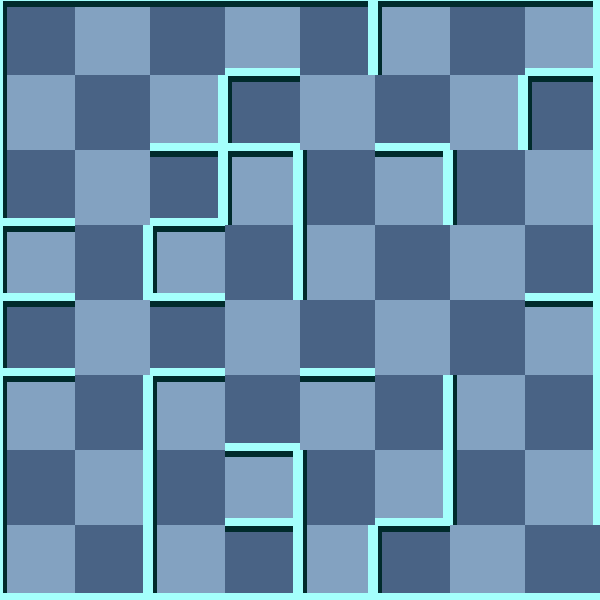

Rendered tile map (Tiled .tmx) drawn with the repository's tilesets; below, a short description and the map source with its tile grids summarised:
An orthogonal 8x8 tile map with 75x75 px tiles, 2 tile layers (background, 块层 1) and 4 objects (Exit, Player, Trap, WhiteMummy).

<map version="1.0" orientation="orthogonal" width="8" height="8" tilewidth="75" tileheight="75">
 <tileset firstgid="1" name="wall" tilewidth="75" tileheight="75">
  <image source="gfx/wall.png" width="300" height="375" />
  <tile id="0">
   <properties>
    <property name="ValOfWall" value="0" />
   </properties>
  </tile>
  <tile id="1">
   <properties>
    <property name="ValOfWall" value="1" />
   </properties>
  </tile>
  <tile id="2">
   <properties>
    <property name="ValOfWall" value="2" />
   </properties>
  </tile>
  <tile id="3">
   <properties>
    <property name="ValOfWall" value="3" />
   </properties>
  </tile>
  <tile id="4">
   <properties>
    <property name="ValOfWall" value="4" />
   </properties>
  </tile>
  <tile id="5">
   <properties>
    <property name="ValOfWall" value="5" />
   </properties>
  </tile>
  <tile id="6">
   <properties>
    <property name="ValOfWall" value="6" />
   </properties>
  </tile>
  <tile id="7">
   <properties>
    <property name="ValOfWall" value="7" />
   </properties>
  </tile>
  <tile id="8">
   <properties>
    <property name="ValOfWall" value="8" />
   </properties>
  </tile>
  <tile id="9">
   <properties>
    <property name="ValOfWall" value="9" />
   </properties>
  </tile>
  <tile id="10">
   <properties>
    <property name="ValOfWall" value="10" />
   </properties>
  </tile>
  <tile id="11">
   <properties>
    <property name="ValOfWall" value="11" />
   </properties>
  </tile>
  <tile id="12">
   <properties>
    <property name="ValOfWall" value="12" />
   </properties>
  </tile>
  <tile id="13">
   <properties>
    <property name="ValOfWall" value="13" />
   </properties>
  </tile>
  <tile id="14">
   <properties>
    <property name="ValOfWall" value="14" />
   </properties>
  </tile>
  <tile id="15">
   <properties>
    <property name="ValOfWall" value="15" />
   </properties>
  </tile>
  <tile id="18">
   <properties>
    <property name="ValOfWall" value="-1" />
   </properties>
  </tile>
 </tileset>
 <layer name="background" width="8" height="8">
  <data>[64 cells, 64 non-empty, 2 distinct tile ids]</data>
 </layer>
 <layer name="块层 1" width="8" height="8">
  <data>[64 cells, 64 non-empty, 14 distinct tile ids]</data>
 </layer>
 <objectgroup name="对象层 1" width="8" height="8">
  <object name="Exit" x="600" y="525" />
  <object name="Player" x="300" y="450">
   <properties>
    <property name="value" value="1" />
   </properties>
  </object>
  <object name="Trap" x="75" y="150">
   <properties>
    <property name="value" value="8" />
   </properties>
  </object>
  <object name="WhiteMummy" x="525" y="375">
   <properties>
    <property name="value" value="21" />
   </properties>
  </object>
 </objectgroup>
</map>
